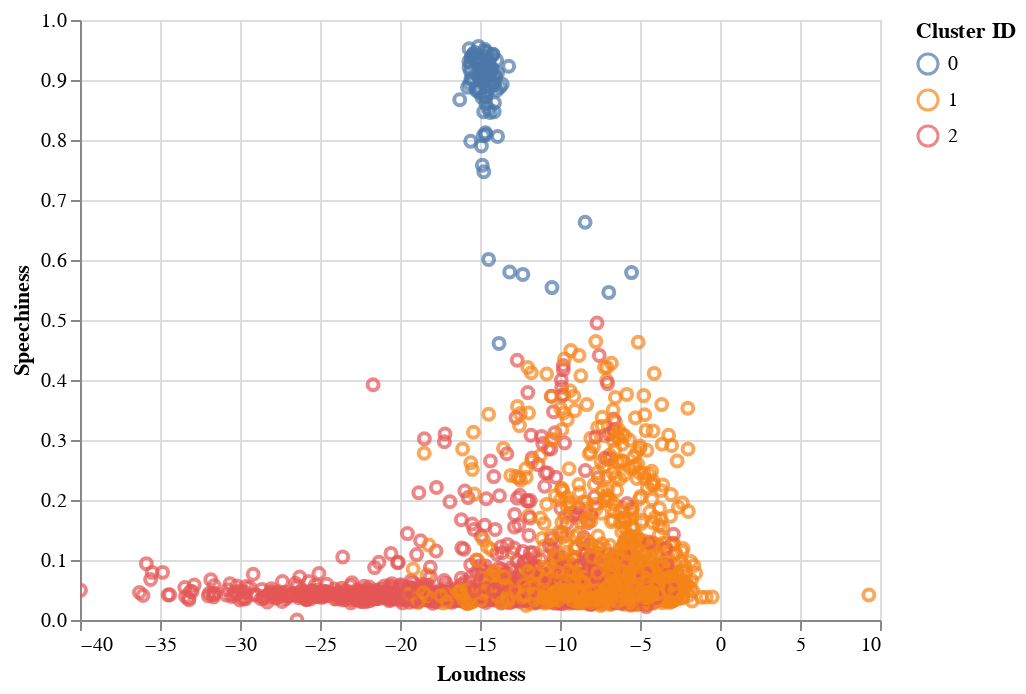

This figure's notebook cell:
### Code cell
# prompt: Using dataframe df1:

# Create a scatter plot with Loudness on the x-axis and Speechiness on the y-axis, colored by Cluster_ID
import altair as alt
chart = alt.Chart(df1).mark_point().encode(
    x=alt.X('Loudness', title='Loudness'),
    y=alt.Y('Speechiness', title='Speechiness'),
    color=alt.Color('Cluster_ID:N', legend=alt.Legend(title='Cluster ID'))
).interactive()
chart

### Figure 1 — Vega-Lite specification as saved in the notebook (floating-point values rounded to 4 significant figures; data arrays with more than 128 entries replaced by an {"elided": "..."} marker saying what was removed)
{"config": {"view": {"continuousWidth": 400, "continuousHeight": 300}}, "data": {"name": "data-02db989b71584c7b56d519b92c370100"}, "mark": "point", "encoding": {"color": {"field": "Cluster_ID", "legend": {"title": "Cluster ID"}, "type": "nominal"}, "x": {"field": "Loudness", "title": "Loudness", "type": "quantitative"}, "y": {"field": "Speechiness", "title": "Speechiness", "type": "quantitative"}}, "selection": {"selector001": {"type": "interval", "bind": "scales", "encodings": ["x", "y"]}}, "$schema": "https://vega.github.io/schema/vega-lite/v4.17.0.json", "datasets": {"data-02db989b71584c7b56d519b92c370100": {"elided": "2683 records"}}}
